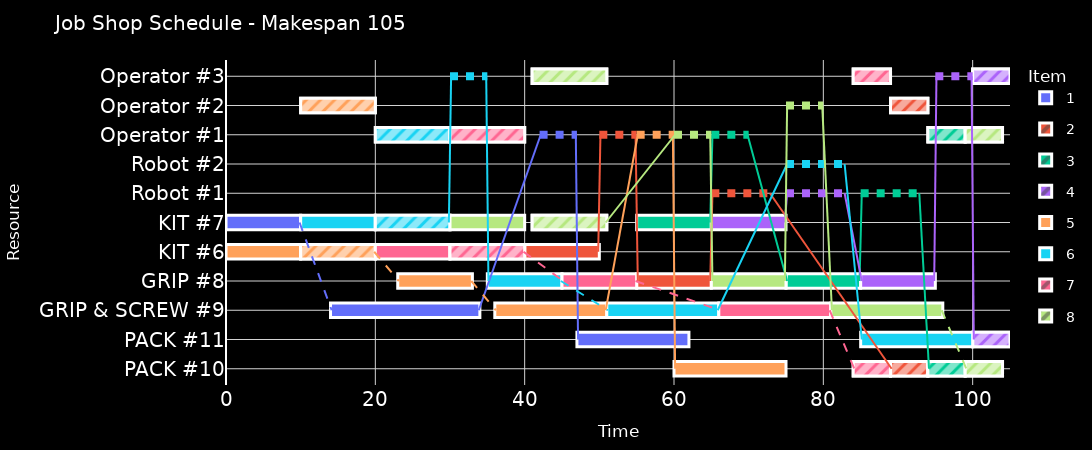

The code cell stored with this chart in its notebook:
### Code cell
problem.make_gantt()

### Figure 1 — Plotly figure (JSON) as saved in the notebook; plotly's stock layout.template omitted (floating-point values rounded to 4 significant figures)
{"data": [{"alignmentgroup": "PACK #11", "base": [47], "hoverinfo": "text", "hovertext": ["Item 1 – P (Packaging)<br>Start: 47 End: 62"], "legendgroup": "1", "marker": {"color": "#636EFA", "line": {"color": "white", "width": 3}, "pattern": {"shape": [""], "size": 10, "solidity": 0.5}}, "name": "1", "offsetgroup": "PACK #11", "orientation": "h", "showlegend": true, "width": 0.5, "x": [15], "y": ["PACK #11"], "type": "bar"}, {"alignmentgroup": "GRIP & SCREW #9", "base": [14], "hoverinfo": "text", "hovertext": ["Item 1 – B1 (Assembly core)<br>Start: 14 End: 34"], "legendgroup": "1", "marker": {"color": "#636EFA", "line": {"color": "white", "width": 3}, "pattern": {"shape": [""], "size": 10, "solidity": 0.5}}, "name": "1", "offsetgroup": "GRIP & SCREW #9", "orientation": "h", "showlegend": false, "width": 0.5, "x": [20], "y": ["GRIP & SCREW #9"], "type": "bar"}, {"alignmentgroup": "KIT #7", "base": [0], "hoverinfo": "text", "hovertext": ["Item 1 – K1 (Kitting)<br>Start: 0 End: 10"], "legendgroup": "1", "marker": {"color": "#636EFA", "line": {"color": "white", "width": 3}, "pattern": {"shape": [""], "size": 10, "solidity": 0.5}}, "name": "1", "offsetgroup": "KIT #7", "orientation": "h", "showlegend": false, "width": 0.5, "x": [10], "y": ["KIT #7"], "type": "bar"}, {"hoverinfo": "skip", "legendgroup": "1", "line": {"color": "#636EFA", "dash": "dot", "width": 8}, "mode": "lines", "name": "1 transport", "showlegend": false, "x": [42, 47], "y": ["Operator #1", "Operator #1"], "type": "scatter"}, {"alignmentgroup": "PACK #10", "base": [89], "hoverinfo": "text", "hovertext": ["Item 2 – P (Packaging) (machine occupied)<br>Start: 89 End: 94"], "legendgroup": "2", "marker": {"color": "#EF553B", "line": {"color": "white", "width": 3}, "pattern": {"shape": ["/"], "size": 10, "solidity": 0.5}}, "name": "2", "offsetgroup": "PACK #10", "orientation": "h", "showlegend": true, "width": 0.5, "x": [5], "y": ["PACK #10"], "type": "bar"}, {"alignmentgroup": "PACK #10", "base": [89], "hoverinfo": "text", "hovertext": ["Item 2 – P (Packaging) (machine occupied)<br>Start: 89 End: 94"], "legendgroup": "2", "marker": {"color": "#EF553B", "line": {"color": "white", "width": 3}, "pattern": {"fgcolor": "white", "shape": ["/"], "size": 10, "solidity": 0.7}}, "name": "2", "offsetgroup": "PACK #10", "orientation": "h", "showlegend": false, "width": 0.5, "x": [5], "y": ["PACK #10"], "type": "bar"}, {"alignmentgroup": "GRIP #8", "base": [55], "hoverinfo": "text", "hovertext": ["Item 2 – B1 (Assembly core)<br>Start: 55 End: 65"], "legendgroup": "2", "marker": {"color": "#EF553B", "line": {"color": "white", "width": 3}, "pattern": {"shape": [""], "size": 10, "solidity": 0.5}}, "name": "2", "offsetgroup": "GRIP #8", "orientation": "h", "showlegend": false, "width": 0.5, "x": [10], "y": ["GRIP #8"], "type": "bar"}, {"alignmentgroup": "KIT #6", "base": [40], "hoverinfo": "text", "hovertext": ["Item 2 – K1 (Kitting)<br>Start: 40 End: 50"], "legendgroup": "2", "marker": {"color": "#EF553B", "line": {"color": "white", "width": 3}, "pattern": {"shape": [""], "size": 10, "solidity": 0.5}}, "name": "2", "offsetgroup": "KIT #6", "orientation": "h", "showlegend": false, "width": 0.5, "x": [10], "y": ["KIT #6"], "type": "bar"}, {"alignmentgroup": "Operator #2", "base": [89], "hoverinfo": "text", "hovertext": ["Item 2 – P (Packaging)<br>Start: 89 End: 94"], "legendgroup": "2", "marker": {"color": "#EF553B", "line": {"color": "white", "width": 3}, "pattern": {"shape": ["/"], "size": 10, "solidity": 0.5}}, "name": "2", "offsetgroup": "Operator #2", "orientation": "h", "showlegend": false, "width": 0.5, "x": [5], "y": ["Operator #2"], "type": "bar"}, {"alignmentgroup": "Operator #2", "base": [89], "hoverinfo": "text", "hovertext": ["Item 2 – P (Packaging)<br>Start: 89 End: 94"], "legendgroup": "2", "marker": {"color": "#EF553B", "line": {"color": "white", "width": 3}, "pattern": {"fgcolor": "white", "shape": ["/"], "size": 10, "solidity": 0.7}}, "name": "2", "offsetgroup": "Operator #2", "orientation": "h", "showlegend": false, "width": 0.5, "x": [5], "y": ["Operator #2"], "type": "bar"}, {"hoverinfo": "skip", "legendgroup": "2", "line": {"color": "#EF553B", "dash": "dot", "width": 8}, "mode": "lines", "name": "2 transport", "showlegend": false, "x": [65, 73], "y": ["Robot #1", "Robot #1"], "type": "scatter"}, {"hoverinfo": "skip", "legendgroup": "2", "line": {"color": "#EF553B", "dash": "dot", "width": 8}, "mode": "lines", "name": "2 transport", "showlegend": false, "x": [50, 55], "y": ["Operator #1", "Operator #1"], "type": "scatter"}, {"alignmentgroup": "PACK #10", "base": [94], "hoverinfo": "text", "hovertext": ["Item 3 – P (Packaging) (machine occupied)<br>Start: 94 End: 99"], "legendgroup": "3", "marker": {"color": "#00CC96", "line": {"color": "white", "width": 3}, "pattern": {"shape": ["/"], "size": 10, "solidity": 0.5}}, "name": "3", "offsetgroup": "PACK #10", "orientation": "h", "showlegend": true, "width": 0.5, "x": [5], "y": ["PACK #10"], "type": "bar"}, {"alignmentgroup": "PACK #10", "base": [94], "hoverinfo": "text", "hovertext": ["Item 3 – P (Packaging) (machine occupied)<br>Start: 94 End: 99"], "legendgroup": "3", "marker": {"color": "#00CC96", "line": {"color": "white", "width": 3}, "pattern": {"fgcolor": "white", "shape": ["/"], "size": 10, "solidity": 0.7}}, "name": "3", "offsetgroup": "PACK #10", "orientation": "h", "showlegend": false, "width": 0.5, "x": [5], "y": ["PACK #10"], "type": "bar"}, {"alignmentgroup": "GRIP #8", "base": [75], "hoverinfo": "text", "hovertext": ["Item 3 – B1 (Assembly core)<br>Start: 75 End: 85"], "legendgroup": "3", "marker": {"color": "#00CC96", "line": {"color": "white", "width": 3}, "pattern": {"shape": [""], "size": 10, "solidity": 0.5}}, "name": "3", "offsetgroup": "GRIP #8", "orientation": "h", "showlegend": false, "width": 0.5, "x": [10], "y": ["GRIP #8"], "type": "bar"}, {"alignmentgroup": "KIT #7", "base": [55], "hoverinfo": "text", "hovertext": ["Item 3 – K1 (Kitting)<br>Start: 55 End: 65"], "legendgroup": "3", "marker": {"color": "#00CC96", "line": {"color": "white", "width": 3}, "pattern": {"shape": [""], "size": 10, "solidity": 0.5}}, "name": "3", "offsetgroup": "KIT #7", "orientation": "h", "showlegend": false, "width": 0.5, "x": [10], "y": ["KIT #7"], "type": "bar"}, {"alignmentgroup": "Operator #1", "base": [94], "hoverinfo": "text", "hovertext": ["Item 3 – P (Packaging)<br>Start: 94 End: 99"], "legendgroup": "3", "marker": {"color": "#00CC96", "line": {"color": "white", "width": 3}, "pattern": {"shape": ["/"], "size": 10, "solidity": 0.5}}, "name": "3", "offsetgroup": "Operator #1", "orientation": "h", "showlegend": false, "width": 0.5, "x": [5], "y": ["Operator #1"], "type": "bar"}, {"alignmentgroup": "Operator #1", "base": [94], "hoverinfo": "text", "hovertext": ["Item 3 – P (Packaging)<br>Start: 94 End: 99"], "legendgroup": "3", "marker": {"color": "#00CC96", "line": {"color": "white", "width": 3}, "pattern": {"fgcolor": "white", "shape": ["/"], "size": 10, "solidity": 0.7}}, "name": "3", "offsetgroup": "Operator #1", "orientation": "h", "showlegend": false, "width": 0.5, "x": [5], "y": ["Operator #1"], "type": "bar"}, {"hoverinfo": "skip", "legendgroup": "3", "line": {"color": "#00CC96", "dash": "dot", "width": 8}, "mode": "lines", "name": "3 transport", "showlegend": false, "x": [85, 93], "y": ["Robot #1", "Robot #1"], "type": "scatter"}, {"hoverinfo": "skip", "legendgroup": "3", "line": {"color": "#00CC96", "dash": "dot", "width": 8}, "mode": "lines", "name": "3 transport", "showlegend": false, "x": [65, 70], "y": ["Operator #1", "Operator #1"], "type": "scatter"}, {"alignmentgroup": "PACK #11", "base": [100], "hoverinfo": "text", "hovertext": ["Item 4 – P (Packaging) (machine occupied)<br>Start: 100 End: 105"], "legendgroup": "4", "marker": {"color": "#AB63FA", "line": {"color": "white", "width": 3}, "pattern": {"shape": ["/"], "size": 10, "solidity": 0.5}}, "name": "4", "offsetgroup": "PACK #11", "orientation": "h", "showlegend": true, "width": 0.5, "x": [5], "y": ["PACK #11"], "type": "bar"}, {"alignmentgroup": "PACK #11", "base": [100], "hoverinfo": "text", "hovertext": ["Item 4 – P (Packaging) (machine occupied)<br>Start: 100 End: 105"], "legendgroup": "4", "marker": {"color": "#AB63FA", "line": {"color": "white", "width": 3}, "pattern": {"fgcolor": "white", "shape": ["/"], "size": 10, "solidity": 0.7}}, "name": "4", "offsetgroup": "PACK #11", "orientation": "h", "showlegend": false, "width": 0.5, "x": [5], "y": ["PACK #11"], "type": "bar"}, {"alignmentgroup": "GRIP #8", "base": [85], "hoverinfo": "text", "hovertext": ["Item 4 – B1 (Assembly core)<br>Start: 85 End: 95"], "legendgroup": "4", "marker": {"color": "#AB63FA", "line": {"color": "white", "width": 3}, "pattern": {"shape": [""], "size": 10, "solidity": 0.5}}, "name": "4", "offsetgroup": "GRIP #8", "orientation": "h", "showlegend": false, "width": 0.5, "x": [10], "y": ["GRIP #8"], "type": "bar"}, {"alignmentgroup": "KIT #7", "base": [65], "hoverinfo": "text", "hovertext": ["Item 4 – K1 (Kitting)<br>Start: 65 End: 75"], "legendgroup": "4", "marker": {"color": "#AB63FA", "line": {"color": "white", "width": 3}, "pattern": {"shape": [""], "size": 10, "solidity": 0.5}}, "name": "4", "offsetgroup": "KIT #7", "orientation": "h", "showlegend": false, "width": 0.5, "x": [10], "y": ["KIT #7"], "type": "bar"}, {"alignmentgroup": "Operator #3", "base": [100], "hoverinfo": "text", "hovertext": ["Item 4 – P (Packaging)<br>Start: 100 End: 105"], "legendgroup": "4", "marker": {"color": "#AB63FA", "line": {"color": "white", "width": 3}, "pattern": {"shape": ["/"], "size": 10, "solidity": 0.5}}, "name": "4", "offsetgroup": "Operator #3", "orientation": "h", "showlegend": false, "width": 0.5, "x": [5], "y": ["Operator #3"], "type": "bar"}, {"alignmentgroup": "Operator #3", "base": [100], "hoverinfo": "text", "hovertext": ["Item 4 – P (Packaging)<br>Start: 100 End: 105"], "legendgroup": "4", "marker": {"color": "#AB63FA", "line": {"color": "white", "width": 3}, "pattern": {"fgcolor": "white", "shape": ["/"], "size": 10, "solidity": 0.7}}, "name": "4", "offsetgroup": "Operator #3", "orientation": "h", "showlegend": false, "width": 0.5, "x": [5], "y": ["Operator #3"], "type": "bar"}, {"hoverinfo": "skip", "legendgroup": "4", "line": {"color": "#AB63FA", "dash": "dot", "width": 8}, "mode": "lines", "name": "4 transport", "showlegend": false, "x": [95, 100], "y": ["Operator #3", "Operator #3"], "type": "scatter"}, {"hoverinfo": "skip", "legendgroup": "4", "line": {"color": "#AB63FA", "dash": "dot", "width": 8}, "mode": "lines", "name": "4 transport", "showlegend": false, "x": [75, 83], "y": ["Robot #1", "Robot #1"], "type": "scatter"}, {"alignmentgroup": "PACK #10", "base": [60], "hoverinfo": "text", "hovertext": ["Item 5 – P (Packaging)<br>Start: 60 End: 75"], "legendgroup": "5", "marker": {"color": "#FFA15A", "line": {"color": "white", "width": 3}, "pattern": {"shape": [""], "size": 10, "solidity": 0.5}}, "name": "5", "offsetgroup": "PACK #10", "orientation": "h", "showlegend": true, "width": 0.5, "x": [15], "y": ["PACK #10"], "type": "bar"}, {"alignmentgroup": "GRIP & SCREW #9", "base": [36], "hoverinfo": "text", "hovertext": ["Item 5 – B2 (Screw insertion)<br>Start: 36 End: 51"], "legendgroup": "5", "marker": {"color": "#FFA15A", "line": {"color": "white", "width": 3}, "pattern": {"shape": [""], "size": 10, "solidity": 0.5}}, "name": "5", "offsetgroup": "GRIP & SCREW #9", "orientation": "h", "showlegend": false, "width": 0.5, "x": [15], "y": ["GRIP & SCREW #9"], "type": "bar"}, {"alignmentgroup": "GRIP #8", "base": [23], "hoverinfo": "text", "hovertext": ["Item 5 – B1 (Assembly core)<br>Start: 23 End: 33"], "legendgroup": "5", "marker": {"color": "#FFA15A", "line": {"color": "white", "width": 3}, "pattern": {"shape": [""], "size": 10, "solidity": 0.5}}, "name": "5", "offsetgroup": "GRIP #8", "orientation": "h", "showlegend": false, "width": 0.5, "x": [10], "y": ["GRIP #8"], "type": "bar"}, {"alignmentgroup": "KIT #6", "base": [0, 10], "hoverinfo": "text", "hovertext": ["Item 5 – K1 (Kitting)<br>Start: 0 End: 10", "Item 5 – K2 (Screw prep) (machine occupied)<br>Start: 10 End: 20"], "legendgroup": "5", "marker": {"color": "#FFA15A", "line": {"color": "white", "width": 3}, "pattern": {"shape": ["", "/"], "size": 10, "solidity": 0.5}}, "name": "5", "offsetgroup": "KIT #6", "orientation": "h", "showlegend": false, "width": 0.5, "x": [10, 10], "y": ["KIT #6", "KIT #6"], "type": "bar"}, {"alignmentgroup": "KIT #6", "base": [10], "hoverinfo": "text", "hovertext": ["Item 5 – K2 (Screw prep) (machine occupied)<br>Start: 10 End: 20"], "legendgroup": "5", "marker": {"color": "#FFA15A", "line": {"color": "white", "width": 3}, "pattern": {"fgcolor": "white", "shape": ["/"], "size": 10, "solidity": 0.7}}, "name": "5", "offsetgroup": "KIT #6", "orientation": "h", "showlegend": false, "width": 0.5, "x": [10], "y": ["KIT #6"], "type": "bar"}, {"alignmentgroup": "Operator #2", "base": [10], "hoverinfo": "text", "hovertext": ["Item 5 – K2 (Screw prep)<br>Start: 10 End: 20"], "legendgroup": "5", "marker": {"color": "#FFA15A", "line": {"color": "white", "width": 3}, "pattern": {"shape": ["/"], "size": 10, "solidity": 0.5}}, "name": "5", "offsetgroup": "Operator #2", "orientation": "h", "showlegend": false, "width": 0.5, "x": [10], "y": ["Operator #2"], "type": "bar"}, {"alignmentgroup": "Operator #2", "base": [10], "hoverinfo": "text", "hovertext": ["Item 5 – K2 (Screw prep)<br>Start: 10 End: 20"], "legendgroup": "5", "marker": {"color": "#FFA15A", "line": {"color": "white", "width": 3}, "pattern": {"fgcolor": "white", "shape": ["/"], "size": 10, "solidity": 0.7}}, "name": "5", "offsetgroup": "Operator #2", "orientation": "h", "showlegend": false, "width": 0.5, "x": [10], "y": ["Operator #2"], "type": "bar"}, {"hoverinfo": "skip", "legendgroup": "5", "line": {"color": "#FFA15A", "dash": "dot", "width": 8}, "mode": "lines", "name": "5 transport", "showlegend": false, "x": [55, 60], "y": ["Operator #1", "Operator #1"], "type": "scatter"}, {"alignmentgroup": "PACK #11", "base": [85], "hoverinfo": "text", "hovertext": ["Item 6 – P (Packaging)<br>Start: 85 End: 100"], "legendgroup": "6", "marker": {"color": "#19D3F3", "line": {"color": "white", "width": 3}, "pattern": {"shape": [""], "size": 10, "solidity": 0.5}}, "name": "6", "offsetgroup": "PACK #11", "orientation": "h", "showlegend": true, "width": 0.5, "x": [15], "y": ["PACK #11"], "type": "bar"}, {"alignmentgroup": "GRIP & SCREW #9", "base": [51], "hoverinfo": "text", "hovertext": ["Item 6 – B2 (Screw insertion)<br>Start: 51 End: 66"], "legendgroup": "6", "marker": {"color": "#19D3F3", "line": {"color": "white", "width": 3}, "pattern": {"shape": [""], "size": 10, "solidity": 0.5}}, "name": "6", "offsetgroup": "GRIP & SCREW #9", "orientation": "h", "showlegend": false, "width": 0.5, "x": [15], "y": ["GRIP & SCREW #9"], "type": "bar"}, {"alignmentgroup": "GRIP #8", "base": [35], "hoverinfo": "text", "hovertext": ["Item 6 – B1 (Assembly core)<br>Start: 35 End: 45"], "legendgroup": "6", "marker": {"color": "#19D3F3", "line": {"color": "white", "width": 3}, "pattern": {"shape": [""], "size": 10, "solidity": 0.5}}, "name": "6", "offsetgroup": "GRIP #8", "orientation": "h", "showlegend": false, "width": 0.5, "x": [10], "y": ["GRIP #8"], "type": "bar"}, {"alignmentgroup": "KIT #7", "base": [10, 20], "hoverinfo": "text", "hovertext": ["Item 6 – K1 (Kitting)<br>Start: 10 End: 20", "Item 6 – K2 (Screw prep) (machine occupied)<br>Start: 20 End: 30"], "legendgroup": "6", "marker": {"color": "#19D3F3", "line": {"color": "white", "width": 3}, "pattern": {"shape": ["", "/"], "size": 10, "solidity": 0.5}}, "name": "6", "offsetgroup": "KIT #7", "orientation": "h", "showlegend": false, "width": 0.5, "x": [10, 10], "y": ["KIT #7", "KIT #7"], "type": "bar"}, {"alignmentgroup": "KIT #7", "base": [20], "hoverinfo": "text", "hovertext": ["Item 6 – K2 (Screw prep) (machine occupied)<br>Start: 20 End: 30"], "legendgroup": "6", "marker": {"color": "#19D3F3", "line": {"color": "white", "width": 3}, "pattern": {"fgcolor": "white", "shape": ["/"], "size": 10, "solidity": 0.7}}, "name": "6", "offsetgroup": "KIT #7", "orientation": "h", "showlegend": false, "width": 0.5, "x": [10], "y": ["KIT #7"], "type": "bar"}, {"alignmentgroup": "Operator #1", "base": [20], "hoverinfo": "text", "hovertext": ["Item 6 – K2 (Screw prep)<br>Start: 20 End: 30"], "legendgroup": "6", "marker": {"color": "#19D3F3", "line": {"color": "white", "width": 3}, "pattern": {"shape": ["/"], "size": 10, "solidity": 0.5}}, "name": "6", "offsetgroup": "Operator #1", "orientation": "h", "showlegend": false, "width": 0.5, "x": [10], "y": ["Operator #1"], "type": "bar"}, {"alignmentgroup": "Operator #1", "base": [20], "hoverinfo": "text", "hovertext": ["Item 6 – K2 (Screw prep)<br>Start: 20 End: 30"], "legendgroup": "6", "marker": {"color": "#19D3F3", "line": {"color": "white", "width": 3}, "pattern": {"fgcolor": "white", "shape": ["/"], "size": 10, "solidity": 0.7}}, "name": "6", "offsetgroup": "Operator #1", "orientation": "h", "showlegend": false, "width": 0.5, "x": [10], "y": ["Operator #1"], "type": "bar"}, {"hoverinfo": "skip", "legendgroup": "6", "line": {"color": "#19D3F3", "dash": "dot", "width": 8}, "mode": "lines", "name": "6 transport", "showlegend": false, "x": [75, 83], "y": ["Robot #2", "Robot #2"], "type": "scatter"}, {"hoverinfo": "skip", "legendgroup": "6", "line": {"color": "#19D3F3", "dash": "dot", "width": 8}, "mode": "lines", "name": "6 transport", "showlegend": false, "x": [30, 35], "y": ["Operator #3", "Operator #3"], "type": "scatter"}, {"alignmentgroup": "PACK #10", "base": [84], "hoverinfo": "text", "hovertext": ["Item 7 – P (Packaging) (machine occupied)<br>Start: 84 End: 89"], "legendgroup": "7", "marker": {"color": "#FF6692", "line": {"color": "white", "width": 3}, "pattern": {"shape": ["/"], "size": 10, "solidity": 0.5}}, "name": "7", "offsetgroup": "PACK #10", "orientation": "h", "showlegend": true, "width": 0.5, "x": [5], "y": ["PACK #10"], "type": "bar"}, {"alignmentgroup": "PACK #10", "base": [84], "hoverinfo": "text", "hovertext": ["Item 7 – P (Packaging) (machine occupied)<br>Start: 84 End: 89"], "legendgroup": "7", "marker": {"color": "#FF6692", "line": {"color": "white", "width": 3}, "pattern": {"fgcolor": "white", "shape": ["/"], "size": 10, "solidity": 0.7}}, "name": "7", "offsetgroup": "PACK #10", "orientation": "h", "showlegend": false, "width": 0.5, "x": [5], "y": ["PACK #10"], "type": "bar"}, {"alignmentgroup": "GRIP & SCREW #9", "base": [66], "hoverinfo": "text", "hovertext": ["Item 7 – B2 (Screw insertion)<br>Start: 66 End: 81"], "legendgroup": "7", "marker": {"color": "#FF6692", "line": {"color": "white", "width": 3}, "pattern": {"shape": [""], "size": 10, "solidity": 0.5}}, "name": "7", "offsetgroup": "GRIP & SCREW #9", "orientation": "h", "showlegend": false, "width": 0.5, "x": [15], "y": ["GRIP & SCREW #9"], "type": "bar"}, {"alignmentgroup": "GRIP #8", "base": [45], "hoverinfo": "text", "hovertext": ["Item 7 – B1 (Assembly core)<br>Start: 45 End: 55"], "legendgroup": "7", "marker": {"color": "#FF6692", "line": {"color": "white", "width": 3}, "pattern": {"shape": [""], "size": 10, "solidity": 0.5}}, "name": "7", "offsetgroup": "GRIP #8", "orientation": "h", "showlegend": false, "width": 0.5, "x": [10], "y": ["GRIP #8"], "type": "bar"}, {"alignmentgroup": "KIT #6", "base": [20, 30], "hoverinfo": "text", "hovertext": ["Item 7 – K1 (Kitting)<br>Start: 20 End: 30", "Item 7 – K2 (Screw prep) (machine occupied)<br>Start: 30 End: 40"], "legendgroup": "7", "marker": {"color": "#FF6692", "line": {"color": "white", "width": 3}, "pattern": {"shape": ["", "/"], "size": 10, "solidity": 0.5}}, "name": "7", "offsetgroup": "KIT #6", "orientation": "h", "showlegend": false, "width": 0.5, "x": [10, 10], "y": ["KIT #6", "KIT #6"], "type": "bar"}, {"alignmentgroup": "KIT #6", "base": [30], "hoverinfo": "text", "hovertext": ["Item 7 – K2 (Screw prep) (machine occupied)<br>Start: 30 End: 40"], "legendgroup": "7", "marker": {"color": "#FF6692", "line": {"color": "white", "width": 3}, "pattern": {"fgcolor": "white", "shape": ["/"], "size": 10, "solidity": 0.7}}, "name": "7", "offsetgroup": "KIT #6", "orientation": "h", "showlegend": false, "width": 0.5, "x": [10], "y": ["KIT #6"], "type": "bar"}, {"alignmentgroup": "Operator #1", "base": [30], "hoverinfo": "text", "hovertext": ["Item 7 – K2 (Screw prep)<br>Start: 30 End: 40"], "legendgroup": "7", "marker": {"color": "#FF6692", "line": {"color": "white", "width": 3}, "pattern": {"shape": ["/"], "size": 10, "solidity": 0.5}}, "name": "7", "offsetgroup": "Operator #1", "orientation": "h", "showlegend": false, "width": 0.5, "x": [10], "y": ["Operator #1"], "type": "bar"}, {"alignmentgroup": "Operator #1", "base": [30], "hoverinfo": "text", "hovertext": ["Item 7 – K2 (Screw prep)<br>Start: 30 End: 40"], "legendgroup": "7", "marker": {"color": "#FF6692", "line": {"color": "white", "width": 3}, "pattern": {"fgcolor": "white", "shape": ["/"], "size": 10, "solidity": 0.7}}, "name": "7", "offsetgroup": "Operator #1", "orientation": "h", "showlegend": false, "width": 0.5, "x": [10], "y": ["Operator #1"], "type": "bar"}, {"alignmentgroup": "Operator #3", "base": [84], "hoverinfo": "text", "hovertext": ["Item 7 – P (Packaging)<br>Start: 84 End: 89"], "legendgroup": "7", "marker": {"color": "#FF6692", "line": {"color": "white", "width": 3}, "pattern": {"shape": ["/"], "size": 10, "solidity": 0.5}}, "name": "7", "offsetgroup": "Operator #3", "orientation": "h", "showlegend": false, "width": 0.5, "x": [5], "y": ["Operator #3"], "type": "bar"}, {"alignmentgroup": "Operator #3", "base": [84], "hoverinfo": "text", "hovertext": ["Item 7 – P (Packaging)<br>Start: 84 End: 89"], "legendgroup": "7", "marker": {"color": "#FF6692", "line": {"color": "white", "width": 3}, "pattern": {"fgcolor": "white", "shape": ["/"], "size": 10, "solidity": 0.7}}, "name": "7", "offsetgroup": "Operator #3", "orientation": "h", "showlegend": false, "width": 0.5, "x": [5], "y": ["Operator #3"], "type": "bar"}, {"alignmentgroup": "PACK #10", "base": [99], "hoverinfo": "text", "hovertext": ["Item 8 – P (Packaging) (machine occupied)<br>Start: 99 End: 104"], "legendgroup": "8", "marker": {"color": "#B6E880", "line": {"color": "white", "width": 3}, "pattern": {"shape": ["/"], "size": 10, "solidity": 0.5}}, "name": "8", "offsetgroup": "PACK #10", "orientation": "h", "showlegend": true, "width": 0.5, "x": [5], "y": ["PACK #10"], "type": "bar"}, {"alignmentgroup": "PACK #10", "base": [99], "hoverinfo": "text", "hovertext": ["Item 8 – P (Packaging) (machine occupied)<br>Start: 99 End: 104"], "legendgroup": "8", "marker": {"color": "#B6E880", "line": {"color": "white", "width": 3}, "pattern": {"fgcolor": "white", "shape": ["/"], "size": 10, "solidity": 0.7}}, "name": "8", "offsetgroup": "PACK #10", "orientation": "h", "showlegend": false, "width": 0.5, "x": [5], "y": ["PACK #10"], "type": "bar"}, {"alignmentgroup": "GRIP & SCREW #9", "base": [81], "hoverinfo": "text", "hovertext": ["Item 8 – B2 (Screw insertion)<br>Start: 81 End: 96"], "legendgroup": "8", "marker": {"color": "#B6E880", "line": {"color": "white", "width": 3}, "pattern": {"shape": [""], "size": 10, "solidity": 0.5}}, "name": "8", "offsetgroup": "GRIP & SCREW #9", "orientation": "h", "showlegend": false, "width": 0.5, "x": [15], "y": ["GRIP & SCREW #9"], "type": "bar"}, {"alignmentgroup": "GRIP #8", "base": [65], "hoverinfo": "text", "hovertext": ["Item 8 – B1 (Assembly core)<br>Start: 65 End: 75"], "legendgroup": "8", "marker": {"color": "#B6E880", "line": {"color": "white", "width": 3}, "pattern": {"shape": [""], "size": 10, "solidity": 0.5}}, "name": "8", "offsetgroup": "GRIP #8", "orientation": "h", "showlegend": false, "width": 0.5, "x": [10], "y": ["GRIP #8"], "type": "bar"}, {"alignmentgroup": "KIT #7", "base": [30, 41], "hoverinfo": "text", "hovertext": ["Item 8 – K1 (Kitting)<br>Start: 30 End: 40", "Item 8 – K2 (Screw prep) (machine occupied)<br>Start: 41 End: 51"], "legendgroup": "8", "marker": {"color": "#B6E880", "line": {"color": "white", "width": 3}, "pattern": {"shape": ["", "/"], "size": 10, "solidity": 0.5}}, "name": "8", "offsetgroup": "KIT #7", "orientation": "h", "showlegend": false, "width": 0.5, "x": [10, 10], "y": ["KIT #7", "KIT #7"], "type": "bar"}, {"alignmentgroup": "KIT #7", "base": [41], "hoverinfo": "text", "hovertext": ["Item 8 – K2 (Screw prep) (machine occupied)<br>Start: 41 End: 51"], "legendgroup": "8", "marker": {"color": "#B6E880", "line": {"color": "white", "width": 3}, "pattern": {"fgcolor": "white", "shape": ["/"], "size": 10, "solidity": 0.7}}, "name": "8", "offsetgroup": "KIT #7", "orientation": "h", "showlegend": false, "width": 0.5, "x": [10], "y": ["KIT #7"], "type": "bar"}, {"alignmentgroup": "Operator #1", "base": [99], "hoverinfo": "text", "hovertext": ["Item 8 – P (Packaging)<br>Start: 99 End: 104"], "legendgroup": "8", "marker": {"color": "#B6E880", "line": {"color": "white", "width": 3}, "pattern": {"shape": ["/"], "size": 10, "solidity": 0.5}}, "name": "8", "offsetgroup": "Operator #1", "orientation": "h", "showlegend": false, "width": 0.5, "x": [5], "y": ["Operator #1"], "type": "bar"}, {"alignmentgroup": "Operator #1", "base": [99], "hoverinfo": "text", "hovertext": ["Item 8 – P (Packaging)<br>Start: 99 End: 104"], "legendgroup": "8", "marker": {"color": "#B6E880", "line": {"color": "white", "width": 3}, "pattern": {"fgcolor": "white", "shape": ["/"], "size": 10, "solidity": 0.7}}, "name": "8", "offsetgroup": "Operator #1", "orientation": "h", "showlegend": false, "width": 0.5, "x": [5], "y": ["Operator #1"], "type": "bar"}, {"alignmentgroup": "Operator #3", "base": [41], "hoverinfo": "text", "hovertext": ["Item 8 – K2 (Screw prep)<br>Start: 41 End: 51"], "legendgroup": "8", "marker": {"color": "#B6E880", "line": {"color": "white", "width": 3}, "pattern": {"shape": ["/"], "size": 10, "solidity": 0.5}}, "name": "8", "offsetgroup": "Operator #3", "orientation": "h", "showlegend": false, "width": 0.5, "x": [10], "y": ["Operator #3"], "type": "bar"}, {"alignmentgroup": "Operator #3", "base": [41], "hoverinfo": "text", "hovertext": ["Item 8 – K2 (Screw prep)<br>Start: 41 End: 51"], "legendgroup": "8", "marker": {"color": "#B6E880", "line": {"color": "white", "width": 3}, "pattern": {"fgcolor": "white", "shape": ["/"], "size": 10, "solidity": 0.7}}, "name": "8", "offsetgroup": "Operator #3", "orientation": "h", "showlegend": false, "width": 0.5, "x": [10], "y": ["Operator #3"], "type": "bar"}, {"hoverinfo": "skip", "legendgroup": "8", "line": {"color": "#B6E880", "dash": "dot", "width": 8}, "mode": "lines", "name": "8 transport", "showlegend": false, "x": [75, 80], "y": ["Operator #2", "Operator #2"], "type": "scatter"}, {"hoverinfo": "skip", "legendgroup": "8", "line": {"color": "#B6E880", "dash": "dot", "width": 8}, "mode": "lines", "name": "8 transport", "showlegend": false, "x": [60, 65], "y": ["Operator #1", "Operator #1"], "type": "scatter"}, {"hoverinfo": "skip", "legendgroup": "1", "line": {"color": "#636EFA", "dash": "dash", "width": 2}, "mode": "lines", "name": "1 flow", "showlegend": false, "x": [9.85, 14.15], "y": ["KIT #7", "GRIP & SCREW #9"], "type": "scatter"}, {"hoverinfo": "skip", "legendgroup": "1", "line": {"color": "#636EFA", "width": 2}, "mode": "lines", "name": "1 flow", "showlegend": false, "x": [33.85, 42.15, null], "y": ["GRIP & SCREW #9", "Operator #1", null], "type": "scatter"}, {"hoverinfo": "skip", "legendgroup": "1", "line": {"color": "#636EFA", "width": 2}, "mode": "lines", "name": "1 flow", "showlegend": false, "x": [46.85, 47.15, null], "y": ["Operator #1", "PACK #11", null], "type": "scatter"}, {"hoverinfo": "skip", "legendgroup": "2", "line": {"color": "#EF553B", "width": 2}, "mode": "lines", "name": "2 flow", "showlegend": false, "x": [49.85, 50.15, null], "y": ["KIT #6", "Operator #1", null], "type": "scatter"}, {"hoverinfo": "skip", "legendgroup": "2", "line": {"color": "#EF553B", "width": 2}, "mode": "lines", "name": "2 flow", "showlegend": false, "x": [54.85, 55.15, null], "y": ["Operator #1", "GRIP #8", null], "type": "scatter"}, {"hoverinfo": "skip", "legendgroup": "2", "line": {"color": "#EF553B", "width": 2}, "mode": "lines", "name": "2 flow", "showlegend": false, "x": [64.85, 65.15, null], "y": ["GRIP #8", "Robot #1", null], "type": "scatter"}, {"hoverinfo": "skip", "legendgroup": "2", "line": {"color": "#EF553B", "width": 2}, "mode": "lines", "name": "2 flow", "showlegend": false, "x": [72.85, 89.15, null], "y": ["Robot #1", "PACK #10", null], "type": "scatter"}, {"hoverinfo": "skip", "legendgroup": "3", "line": {"color": "#00CC96", "width": 2}, "mode": "lines", "name": "3 flow", "showlegend": false, "x": [64.85, 65.15, null], "y": ["KIT #7", "Operator #1", null], "type": "scatter"}, {"hoverinfo": "skip", "legendgroup": "3", "line": {"color": "#00CC96", "width": 2}, "mode": "lines", "name": "3 flow", "showlegend": false, "x": [69.85, 75.15, null], "y": ["Operator #1", "GRIP #8", null], "type": "scatter"}, {"hoverinfo": "skip", "legendgroup": "3", "line": {"color": "#00CC96", "width": 2}, "mode": "lines", "name": "3 flow", "showlegend": false, "x": [84.85, 85.15, null], "y": ["GRIP #8", "Robot #1", null], "type": "scatter"}, {"hoverinfo": "skip", "legendgroup": "3", "line": {"color": "#00CC96", "width": 2}, "mode": "lines", "name": "3 flow", "showlegend": false, "x": [92.85, 94.15, null], "y": ["Robot #1", "PACK #10", null], "type": "scatter"}, {"hoverinfo": "skip", "legendgroup": "4", "line": {"color": "#AB63FA", "width": 2}, "mode": "lines", "name": "4 flow", "showlegend": false, "x": [74.85, 75.15, null], "y": ["KIT #7", "Robot #1", null], "type": "scatter"}, {"hoverinfo": "skip", "legendgroup": "4", "line": {"color": "#AB63FA", "width": 2}, "mode": "lines", "name": "4 flow", "showlegend": false, "x": [82.85, 85.15, null], "y": ["Robot #1", "GRIP #8", null], "type": "scatter"}, {"hoverinfo": "skip", "legendgroup": "4", "line": {"color": "#AB63FA", "width": 2}, "mode": "lines", "name": "4 flow", "showlegend": false, "x": [94.85, 95.15, null], "y": ["GRIP #8", "Operator #3", null], "type": "scatter"}, {"hoverinfo": "skip", "legendgroup": "4", "line": {"color": "#AB63FA", "width": 2}, "mode": "lines", "name": "4 flow", "showlegend": false, "x": [99.85, 100.2, null], "y": ["Operator #3", "PACK #11", null], "type": "scatter"}, {"hoverinfo": "skip", "legendgroup": "5", "line": {"color": "#FFA15A", "dash": "dash", "width": 2}, "mode": "lines", "name": "5 flow", "showlegend": false, "x": [19.85, 23.15], "y": ["KIT #6", "GRIP #8"], "type": "scatter"}, {"hoverinfo": "skip", "legendgroup": "5", "line": {"color": "#FFA15A", "dash": "dash", "width": 2}, "mode": "lines", "name": "5 flow", "showlegend": false, "x": [32.85, 36.15], "y": ["GRIP #8", "GRIP & SCREW #9"], "type": "scatter"}, {"hoverinfo": "skip", "legendgroup": "5", "line": {"color": "#FFA15A", "width": 2}, "mode": "lines", "name": "5 flow", "showlegend": false, "x": [50.85, 55.15, null], "y": ["GRIP & SCREW #9", "Operator #1", null], "type": "scatter"}, {"hoverinfo": "skip", "legendgroup": "5", "line": {"color": "#FFA15A", "width": 2}, "mode": "lines", "name": "5 flow", "showlegend": false, "x": [59.85, 60.15, null], "y": ["Operator #1", "PACK #10", null], "type": "scatter"}, {"hoverinfo": "skip", "legendgroup": "6", "line": {"color": "#19D3F3", "width": 2}, "mode": "lines", "name": "6 flow", "showlegend": false, "x": [29.85, 30.15, null], "y": ["KIT #7", "Operator #3", null], "type": "scatter"}, {"hoverinfo": "skip", "legendgroup": "6", "line": {"color": "#19D3F3", "width": 2}, "mode": "lines", "name": "6 flow", "showlegend": false, "x": [34.85, 35.15, null], "y": ["Operator #3", "GRIP #8", null], "type": "scatter"}, {"hoverinfo": "skip", "legendgroup": "6", "line": {"color": "#19D3F3", "dash": "dash", "width": 2}, "mode": "lines", "name": "6 flow", "showlegend": false, "x": [44.85, 51.15], "y": ["GRIP #8", "GRIP & SCREW #9"], "type": "scatter"}, {"hoverinfo": "skip", "legendgroup": "6", "line": {"color": "#19D3F3", "width": 2}, "mode": "lines", "name": "6 flow", "showlegend": false, "x": [65.85, 75.15, null], "y": ["GRIP & SCREW #9", "Robot #2", null], "type": "scatter"}, {"hoverinfo": "skip", "legendgroup": "6", "line": {"color": "#19D3F3", "width": 2}, "mode": "lines", "name": "6 flow", "showlegend": false, "x": [82.85, 85.15, null], "y": ["Robot #2", "PACK #11", null], "type": "scatter"}, {"hoverinfo": "skip", "legendgroup": "7", "line": {"color": "#FF6692", "dash": "dash", "width": 2}, "mode": "lines", "name": "7 flow", "showlegend": false, "x": [39.85, 45.15], "y": ["KIT #6", "GRIP #8"], "type": "scatter"}, {"hoverinfo": "skip", "legendgroup": "7", "line": {"color": "#FF6692", "dash": "dash", "width": 2}, "mode": "lines", "name": "7 flow", "showlegend": false, "x": [54.85, 66.15], "y": ["GRIP #8", "GRIP & SCREW #9"], "type": "scatter"}, {"hoverinfo": "skip", "legendgroup": "7", "line": {"color": "#FF6692", "dash": "dash", "width": 2}, "mode": "lines", "name": "7 flow", "showlegend": false, "x": [80.85, 84.15], "y": ["GRIP & SCREW #9", "PACK #10"], "type": "scatter"}, {"hoverinfo": "skip", "legendgroup": "8", "line": {"color": "#B6E880", "width": 2}, "mode": "lines", "name": "8 flow", "showlegend": false, "x": [50.85, 60.15, null], "y": ["KIT #7", "Operator #1", null], "type": "scatter"}, {"hoverinfo": "skip", "legendgroup": "8", "line": {"color": "#B6E880", "width": 2}, "mode": "lines", "name": "8 flow", "showlegend": false, "x": [64.85, 65.15, null], "y": ["Operator #1", "GRIP #8", null], "type": "scatter"}, {"hoverinfo": "skip", "legendgroup": "8", "line": {"color": "#B6E880", "width": 2}, "mode": "lines", "name": "8 flow", "showlegend": false, "x": [74.85, 75.15, null], "y": ["GRIP #8", "Operator #2", null], "type": "scatter"}, {"hoverinfo": "skip", "legendgroup": "8", "line": {"color": "#B6E880", "width": 2}, "mode": "lines", "name": "8 flow", "showlegend": false, "x": [79.85, 81.15, null], "y": ["Operator #2", "GRIP & SCREW #9", null], "type": "scatter"}, {"hoverinfo": "skip", "legendgroup": "8", "line": {"color": "#B6E880", "dash": "dash", "width": 2}, "mode": "lines", "name": "8 flow", "showlegend": false, "x": [95.85, 99.15], "y": ["GRIP & SCREW #9", "PACK #10"], "type": "scatter"}], "layout": {"font": {"color": "white", "family": "DejaVu Sans, Arial, Liberation Sans, sans-serif", "size": 14}, "title": {"text": "Job Shop Schedule - Makespan 105", "font": {"color": "white"}}, "legend": {"title": {"font": {"color": "white"}, "text": "Item"}, "groupclick": "togglegroup"}, "margin": {"l": 80, "r": 40, "t": 60, "b": 50}, "xaxis": {"tickfont": {"size": 20, "color": "white"}, "showgrid": true, "gridcolor": "lightgray", "title": {"text": "Time"}, "color": "white", "range": [0, 105]}, "yaxis": {"tickfont": {"size": 20}, "showgrid": true, "gridcolor": "lightgray", "title": {"text": "Resource"}, "color": "white", "categoryorder": "array", "categoryarray": ["PACK #10", "PACK #11", "GRIP & SCREW #9", "GRIP #8", "KIT #6", "KIT #7", "Robot #1", "Robot #2", "Operator #1", "Operator #2", "Operator #3"]}, "width": 1305, "height": 450, "autosize": false, "plot_bgcolor": "black", "paper_bgcolor": "black", "barmode": "overlay", "bargap": 0.05, "bargroupgap": 0.0}}
